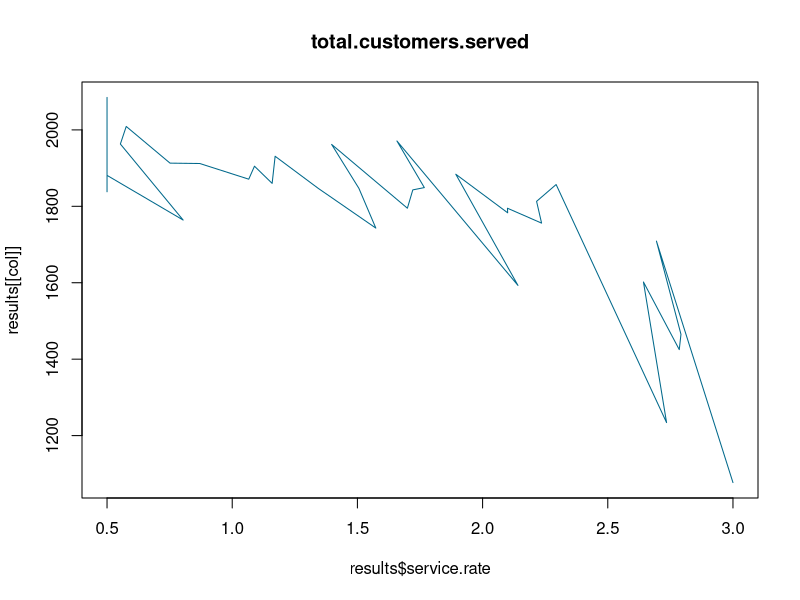
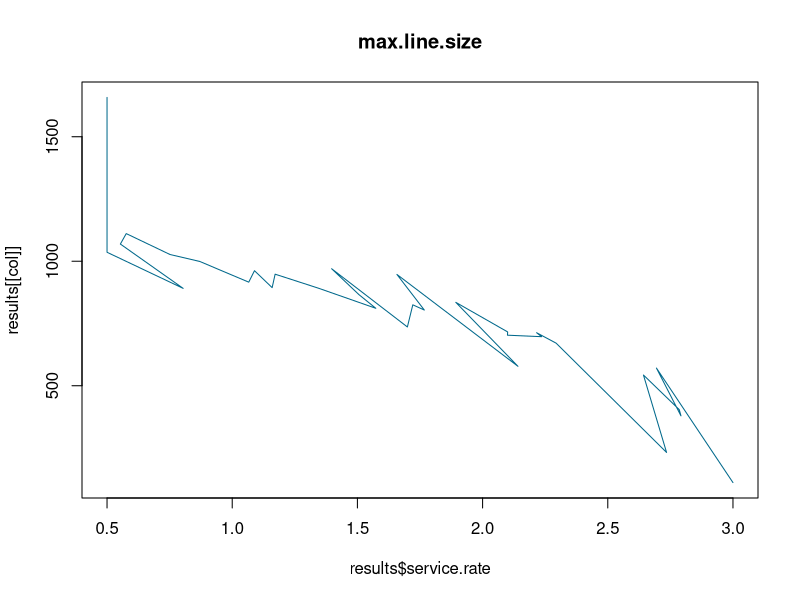
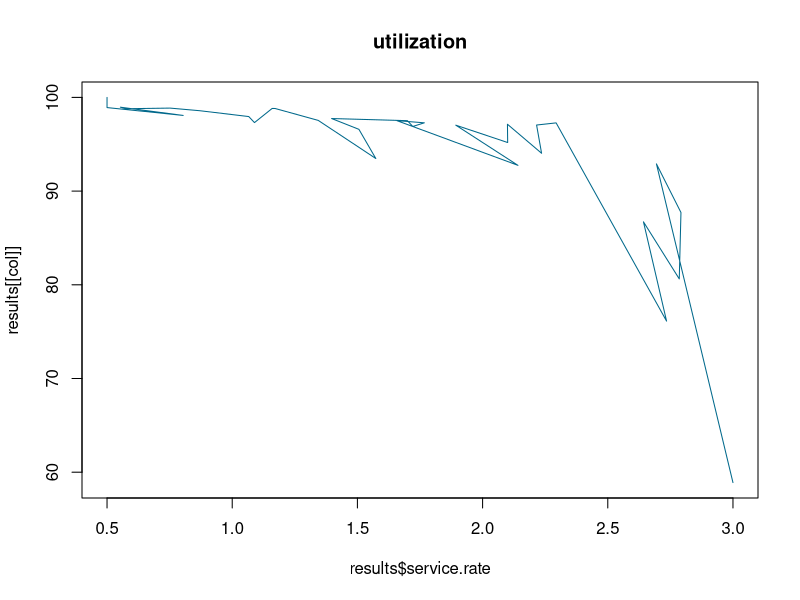
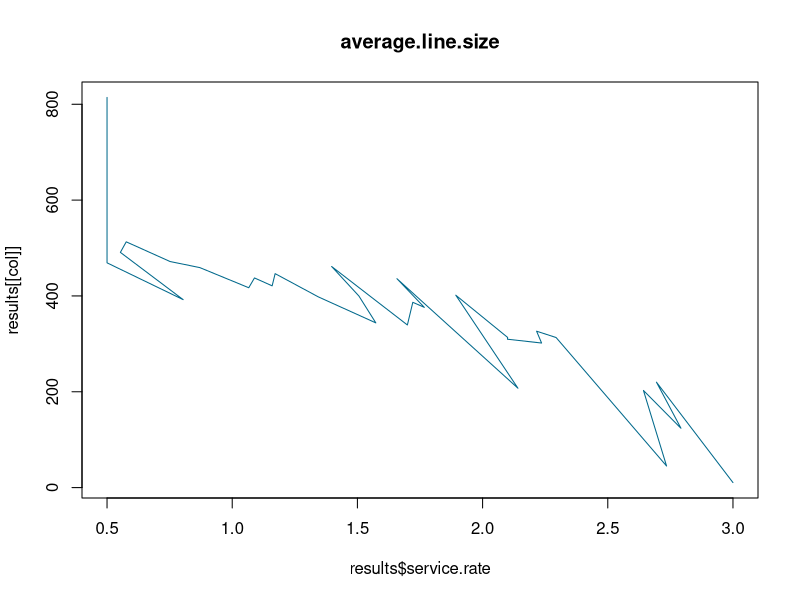
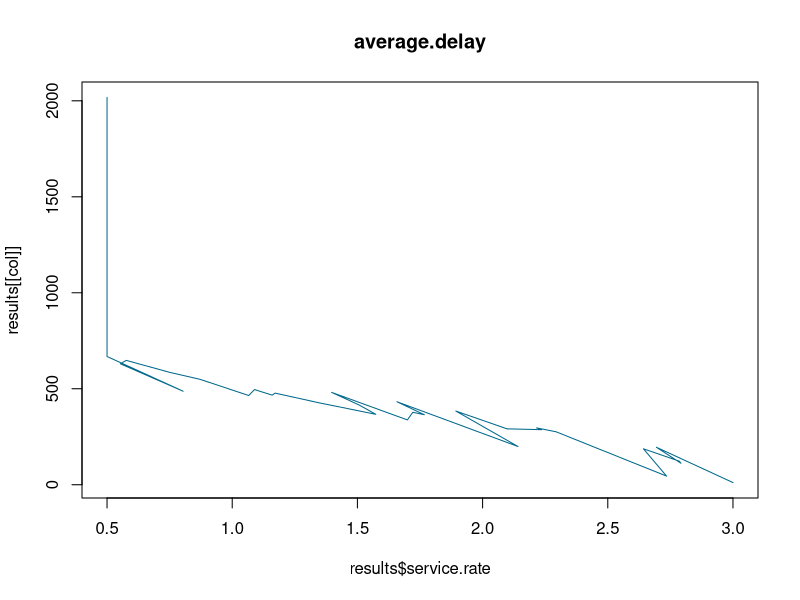
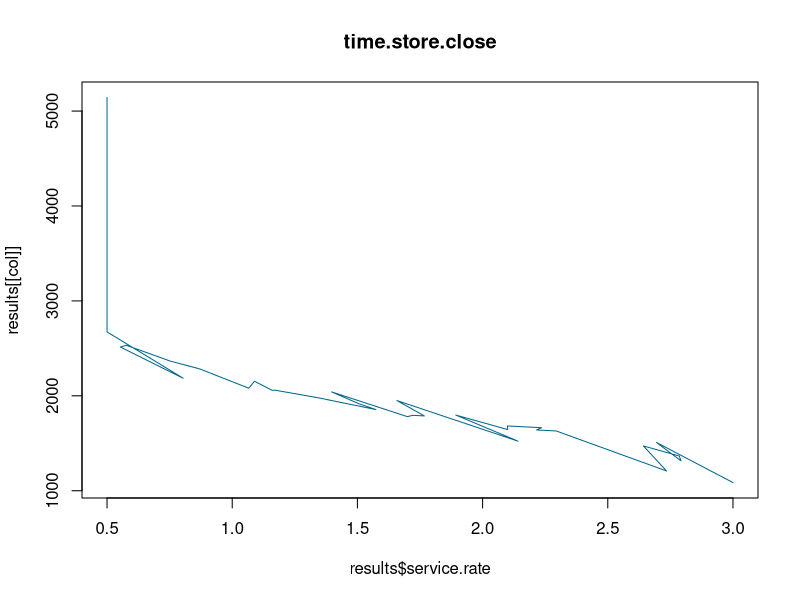

The R source for these figures, in order:
# Here we simulate a day in the fast food industry (Qdoba, in this case). This
library(doParallel)
registerDoParallel(2)

cat0 <- function(...) {
  cat(..., sep = "")
} # Concatenate without automatic separation

# Server states:
IDLE <- 0
BUSY <- 1

# Main simulation:
run_qdoba_sim <- function(arrival.rate = 1.25, service.rate = 4, num.mins.open = 1000, live = T) {
  if(live) cat("Good morning! ")
  stock <- floor(runif(10, 15, 31))

  next.arrival <- rexp(1, arrival.rate)
  next.service <- Inf

  total.customers.served <- 0
  max.line.size <- 0
  time.spent.busy <- 0
  total.cumulative.line.size <- 0

  arrival.times <- vector()
  service.times <- vector()

  server.state <- IDLE
  num.in.line <- 0
  sim.clock <- 0

  while(sim.clock <= num.mins.open  ||  server.state == BUSY) {
    if(sim.clock > 0)  service.rate <- max(arrival.rate/2, service.rate - max(0, time.spent.busy/num.mins.open - 0.75)/1000)
    # Compute the time of the next event.
    time.of.next.event <- min(next.arrival, next.service)

    # How much time has elapsed between the previous event and this
    # one?
    time.since.last.event <- time.of.next.event - sim.clock

    # Compute the height of the rectangles we need to add to our
    # running totals. (This is the state that the server was just in,
    # and the number of people in line there just were.)
    height.of.util.rectangle <- server.state
    height.of.num.in.line.rectangle <- num.in.line

    # Compute the areas of the rectangles we need to add to our
    # running totals.
    area.of.util.rectangle <- time.since.last.event*height.of.util.rectangle
    area.of.num.in.line.rectangle <- time.since.last.event*height.of.num.in.line.rectangle

    # Add these areas to our running totals.
    time.spent.busy <- time.spent.busy + area.of.util.rectangle
    total.cumulative.line.size <- total.cumulative.line.size + area.of.num.in.line.rectangle

    # Okay, now that that bookkeeping's out of the way, actually
    # advance the simulation clock.
    sim.clock <- time.of.next.event

    if(next.arrival < next.service) {
      if(live) cat0("A customer arrived at ", sim.clock, ".\n")
      arrival.times <- c(arrival.times, next.arrival)
      # The next event to happen is an arrival.
      if(server.state == BUSY) {
        num.in.line <- num.in.line + 1
        if(num.in.line > max.line.size) {
          max.line.size <- num.in.line
        }
        if(live) cat0(" Had to get in line. Line is now ", num.in.line, ifelse(num.in.line == 1, " person", " people"), " long.\n")
      } else {
        if(live) cat0(" Step right up!\n")
        server.state <- BUSY
        next.service <- sim.clock + rexp(1, service.rate)
      }
      if(sim.clock <= num.mins.open) {
        if(num.in.line < round(runif(1, 10, 20))) {
          next.arrival <- sim.clock + rexp(1, arrival.rate)
        } else {
          next.arrival <- sim.clock + rexp(1, arrival.rate + 1)
        }
      } else {
        if(live) cat0("Sorry, bub, we're closed!!\n")
        next.arrival <- Inf
      }
    } else {
      if(live) cat0("A customer got served at ", sim.clock, ".\n")
      condiments <- sample(10, floor(runif(1, 1, 5)))
      stock[condiments] <- stock[condiments] - 1
      service.times <- c(service.times, next.service)
      total.customers.served <- total.customers.served + 1
      # The next event to happen is a service.
      if(num.in.line > 0) {
        if(live) cat0(" The line advances! It now has ", num.in.line, ifelse(num.in.line == 1, " person", " people"), " in it.\n")
        num.in.line <- num.in.line - 1
        next.service <- sim.clock + rexp(1, service.rate) + ifelse(0%in%stock, 5, 0)
      } else {
        if(live) cat0("Whew! Get to sit down finally!\n")
        server.state <- IDLE
        next.service <- Inf
      }
      if(0%in%stock) {
        none <- grep(0, stock)
        if(live) cat0("Restocking ", length(none), ifelse(length(none) > 1, " items!\n", " item!\n"))
        stock[none] <- 20
      }
    }
  }

  if(live) cat0("It's now quittin' time!\n")
  cat0("We served ", total.customers.served, " customers today!\n")
  cat0("The longest the line ever got was ", max.line.size, ".\n")
  cat0("The server was on his feet ", round(time.spent.busy/sim.clock, 2)*100, "% of the time.\n")
  cat0("The average line size was ", round(total.cumulative.line.size/sim.clock, 2), " people.\n")

  delays <- service.times - arrival.times

  cat0("The average delay in line was ", floor(mean(delays)/60), ifelse(floor(mean(delays)/60) == 1," hour and "," hours and "), round(mean(delays)%%60, 2), " minutes long.\n")

  cat0("The store was open for ", floor(sim.clock/60), " hours and ", round(sim.clock%%60, 2), " minutes.\n")

  return(data.frame(arrival.rate = arrival.rate,
                    service.rate = service.rate,
                    total.customers.served = total.customers.served,
                    max.line.size = max.line.size,
                    utilization = time.spent.busy/sim.clock*100,
                    average.line.size = total.cumulative.line.size/sim.clock,
                    average.delay = mean(delays),
                    time.store.close = sim.clock))
}

results <- foreach(service.rate = seq(0.05, 3, 0.05), .combine = rbind) %dopar% {
  return(run_qdoba_sim(arrival.rate = 1, service.rate = service.rate))
}

for(col in 3:ncol(results)) {
  plot(results$service.rate, results[[col]], type = "l", col = "deepskyblue4", main = names(results)[col])
}
# The end
